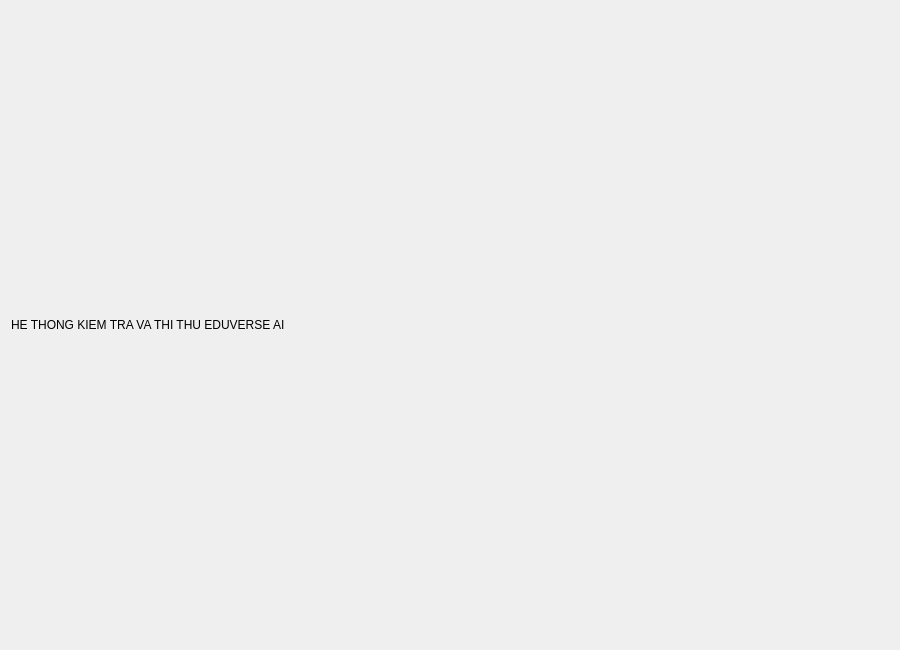
<?xml version="1.0" encoding="UTF-8"?>
<ui version="4.0">
 <class>ManHinhKiemTra</class>
 <widget class="QWidget" name="ManHinhKiemTra">
  <property name="geometry">
   <rect>
    <x>0</x>
    <y>0</y>
    <width>900</width>
    <height>650</height>
   </rect>
  </property>
  <property name="windowTitle">
   <string>Kiem tra va Thi thu - EduVerse AI</string>
  </property>
  <layout class="QVBoxLayout" name="verticalLayoutMain">
   <item>
    <widget class="QLabel" name="titleLabel">
     <property name="text">
      <string>HE THONG KIEM TRA VA THI THU EDUVERSE AI</string>
     </property>
    </widget>
   </item>
  </layout>
 </widget>
 <resources/>
 <connections/>
</ui>
